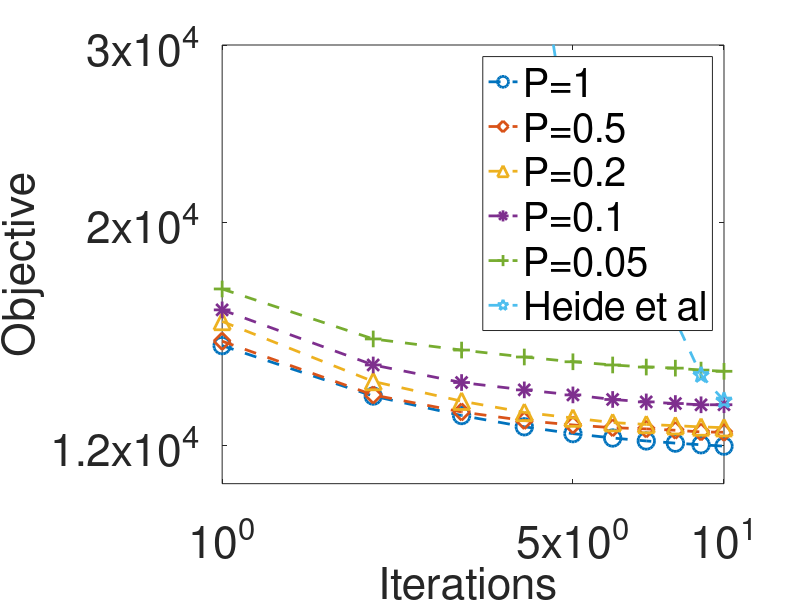

Write the MATLAB code that produced this figure. (Note: this script raises an error after producing the figure.)
x = [ 50 70 90 110 130 150 170 190];
z1 = 1.0e+04 *[ 1.5084    1.3440    1.2855    1.2529    1.2334    1.2211 ...
    1.2129    1.2069    1.2024    1.1986];
z2 = 1.0e+04 *[ 1.5237    1.3474    1.2961    1.2709    1.2581    1.2503 ...
    1.2468    1.2430    1.2382    1.2374];
z3 = 1.0e+04 *[ 1.5942    1.3897    1.3285    1.2949    1.2783    1.2650 ...
    1.2596    1.2561    1.2525    1.2504];
z4 = 1.0e+04 *[ 1.6369    1.4431    1.3863    1.3632    1.3476    1.3336 ...
    1.3262    1.3213    1.3175    1.3177];
z5 = 1.0e+04 *[ 1.7171    1.5316    1.4932    1.4697    1.4537    1.4431 ...
    1.4363    1.4327    1.4263    1.4224];
z6 = 1.0e+06 *[ 3.4200    0.9877    0.2242    0.0461    0.0225    0.0186 ...
    0.0201    0.0160    0.0141    0.0133  0.0130    0.0127    0.0127];

figure
plot( 1:10, z1, '--o','MarkerSize', 12, 'LineWidth',2 );
hold on
plot( 1:10, z2, '--d','MarkerSize', 12, 'LineWidth',2);
hold on
plot( 1:10, z3, '--^','MarkerSize', 12, 'LineWidth',2 );
hold on
plot( 1:10, z4, '--*','MarkerSize', 12, 'LineWidth',2 );
hold on
plot( 1:10, z5, '--+','MarkerSize', 12, 'LineWidth',2 );
hold on
plot( 1:10, z6(1:10), '--p','MarkerSize', 12, 'LineWidth',2 );
legend('P=1', 'P=0.5', 'P=0.2', 'P=0.1', 'P=0.05', 'Heide et al' );

set(gca, 'YScale', 'log')
set(gca, 'XScale', 'log')

set(gca,'fontsize',32)
set(gca, 'XLim', [10 1300]);
% set(gca,'xtick',[50 80 110]);
set(gca, 'YLim', [1.1e4 3e4]);
set(gca,'ytick',[ 1.2e4 2e4 3e4]);
xlabel('Time (s)', 'fontsize',32 );
ylabel('Objective', 'fontsize',32 );

set(gca, 'XLim', [1 10]);
set(gca,'xtick',[1 5 10]);
xlabel('Iterations ', 'fontsize',32 );

fig = gcf;
fig.PaperPositionMode = 'auto'
fig_pos = fig.PaperPosition;
fig.PaperSize = [fig_pos(3) fig_pos(4)];
print(fig,'../../nips2018/figure/iteVSobj','-dpdf')

figure
plot( 130:130:1300, z1, '--o','MarkerSize', 12, 'LineWidth',2 );
hold on
plot( 95:95:950, z2, '--d','MarkerSize', 12, 'LineWidth',2);
hold on
plot( 42:42:420, z3, '--^','MarkerSize', 12, 'LineWidth',2 );
hold on
plot( 24:24:240, z4, '--*','MarkerSize', 12, 'LineWidth',2 );
hold on
plot( 17:17:170, z5, '--+','MarkerSize', 12, 'LineWidth',2 );
hold on
plot( 55:55:55*13, z6, '--p','MarkerSize', 12, 'LineWidth',2 );
legend('P=1', 'P=0.5', 'P=0.2', 'P=0.1', 'P=0.05', 'Heide et al' );

%%%%%%%%%%%%%%%%%%%%%%%%%%%%%%%%%%%%%%%%%%%%%%%%%%%%%%%%%%%%%%%%%%%%%%%%%%%
